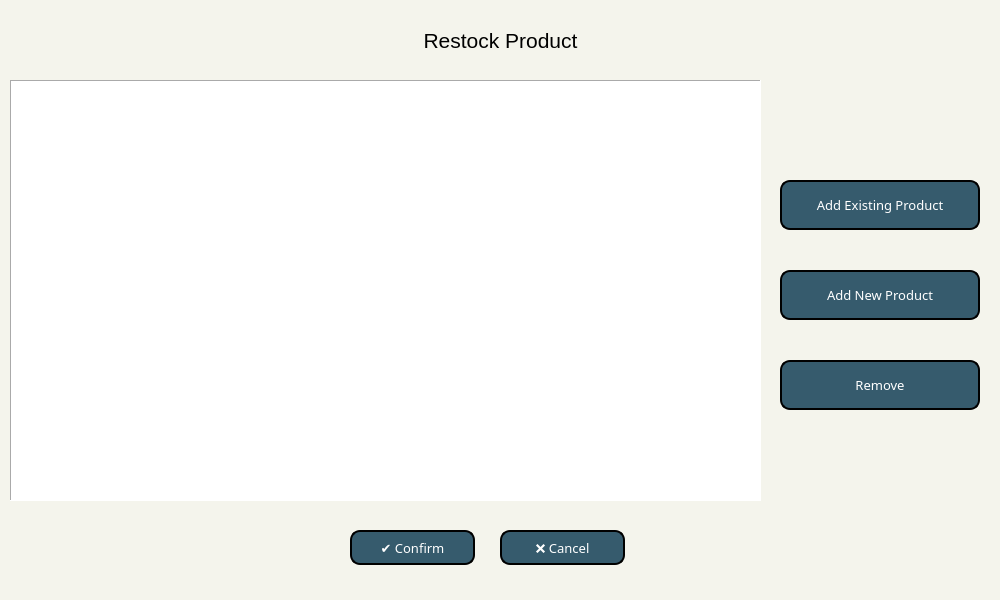
<?xml version="1.0" encoding="UTF-8"?>
<ui version="4.0">
 <class>PrRestock</class>
 <widget class="QDialog" name="PrRestock">
  <property name="geometry">
   <rect>
    <x>0</x>
    <y>0</y>
    <width>1000</width>
    <height>600</height>
   </rect>
  </property>
  <property name="windowTitle">
   <string>Restock Product</string>
  </property>
  <property name="windowIcon">
   <iconset>
    <normaloff>img/econologo_bkgd 200.png</normaloff>img/econologo_bkgd 200.png</iconset>
  </property>
  <property name="styleSheet">
   <string notr="true">background-color: #f4f4ec;</string>
  </property>
  <widget class="QLabel" name="lblTitle">
   <property name="geometry">
    <rect>
     <x>20</x>
     <y>10</y>
     <width>961</width>
     <height>61</height>
    </rect>
   </property>
   <property name="font">
    <font>
     <pointsize>16</pointsize>
    </font>
   </property>
   <property name="text">
    <string>Restock Product</string>
   </property>
   <property name="alignment">
    <set>Qt::AlignCenter</set>
   </property>
  </widget>
  <widget class="QTableWidget" name="tabPrRestockTable">
   <property name="geometry">
    <rect>
     <x>10</x>
     <y>80</y>
     <width>751</width>
     <height>421</height>
    </rect>
   </property>
   <property name="sizePolicy">
    <sizepolicy hsizetype="Fixed" vsizetype="Fixed">
     <horstretch>0</horstretch>
     <verstretch>0</verstretch>
    </sizepolicy>
   </property>
   <property name="maximumSize">
    <size>
     <width>16777215</width>
     <height>16777215</height>
    </size>
   </property>
   <property name="styleSheet">
    <string notr="true">background: #ffffff</string>
   </property>
   <property name="frameShape">
    <enum>QFrame::Panel</enum>
   </property>
  </widget>
  <widget class="QPushButton" name="btnAdd">
   <property name="geometry">
    <rect>
     <x>780</x>
     <y>180</y>
     <width>200</width>
     <height>50</height>
    </rect>
   </property>
   <property name="font">
    <font>
     <family>Century Gothic</family>
     <pointsize>10</pointsize>
    </font>
   </property>
   <property name="styleSheet">
    <string notr="true">QPushButton{
	background: #365b6d;
	color: white;
	border-style: outset;
	border-width: 2px;
	border-radius:10px;
	border-color: black;
}
QPushButton:hover {
    background-color: #53786d;
	border: 2px solid black;
}
QPushButton:pressed {
    border-style: inset;
    background-color: #365b6d;
}</string>
   </property>
   <property name="text">
    <string>Add Existing Product</string>
   </property>
  </widget>
  <widget class="QPushButton" name="btnAddNew">
   <property name="geometry">
    <rect>
     <x>780</x>
     <y>270</y>
     <width>200</width>
     <height>50</height>
    </rect>
   </property>
   <property name="font">
    <font>
     <family>Century Gothic</family>
     <pointsize>10</pointsize>
    </font>
   </property>
   <property name="styleSheet">
    <string notr="true">QPushButton{
	background: #365b6d;
	color: white;
	border-style: outset;
	border-width: 2px;
	border-radius:10px;
	border-color: black;
}
QPushButton:hover {
    background-color: #53786d;
	border: 2px solid black;
}
QPushButton:pressed {
    border-style: inset;
    background-color: #365b6d;
}</string>
   </property>
   <property name="text">
    <string>Add New Product</string>
   </property>
  </widget>
  <widget class="QPushButton" name="btnCancel">
   <property name="geometry">
    <rect>
     <x>500</x>
     <y>530</y>
     <width>125</width>
     <height>35</height>
    </rect>
   </property>
   <property name="font">
    <font>
     <family>Century Gothic</family>
     <pointsize>10</pointsize>
    </font>
   </property>
   <property name="styleSheet">
    <string notr="true">QPushButton{
	background: #365b6d;
	color: white;
	border-style: outset;
	border-width: 2px;
	border-radius:10px;
	border-color: black;
}
QPushButton:hover {
    background-color: #53786d;
	border: 2px solid black;
}
QPushButton:pressed {
    border-style: inset;
    background-color: #365b6d;
}</string>
   </property>
   <property name="text">
    <string>❌ Cancel</string>
   </property>
  </widget>
  <widget class="QPushButton" name="btnConfirm">
   <property name="geometry">
    <rect>
     <x>350</x>
     <y>530</y>
     <width>125</width>
     <height>35</height>
    </rect>
   </property>
   <property name="font">
    <font>
     <family>Century Gothic</family>
     <pointsize>10</pointsize>
    </font>
   </property>
   <property name="styleSheet">
    <string notr="true">QPushButton{
	background: #365b6d;
	color: white;
	border-style: outset;
	border-width: 2px;
	border-radius:10px;
	border-color: black;
}
QPushButton:hover {
    background-color: #53786d;
	border: 2px solid black;
}
QPushButton:pressed {
    border-style: inset;
    background-color: #365b6d;
}</string>
   </property>
   <property name="text">
    <string>✔️ Confirm</string>
   </property>
  </widget>
  <widget class="QPushButton" name="btnRemove">
   <property name="geometry">
    <rect>
     <x>780</x>
     <y>360</y>
     <width>200</width>
     <height>50</height>
    </rect>
   </property>
   <property name="font">
    <font>
     <family>Century Gothic</family>
     <pointsize>10</pointsize>
    </font>
   </property>
   <property name="styleSheet">
    <string notr="true">QPushButton{
	background: #365b6d;
	color: white;
	border-style: outset;
	border-width: 2px;
	border-radius:10px;
	border-color: black;
}
QPushButton:hover {
    background-color: #53786d;
	border: 2px solid black;
}
QPushButton:pressed {
    border-style: inset;
    background-color: #365b6d;
}</string>
   </property>
   <property name="text">
    <string>Remove</string>
   </property>
  </widget>
 </widget>
 <resources/>
 <connections/>
</ui>
